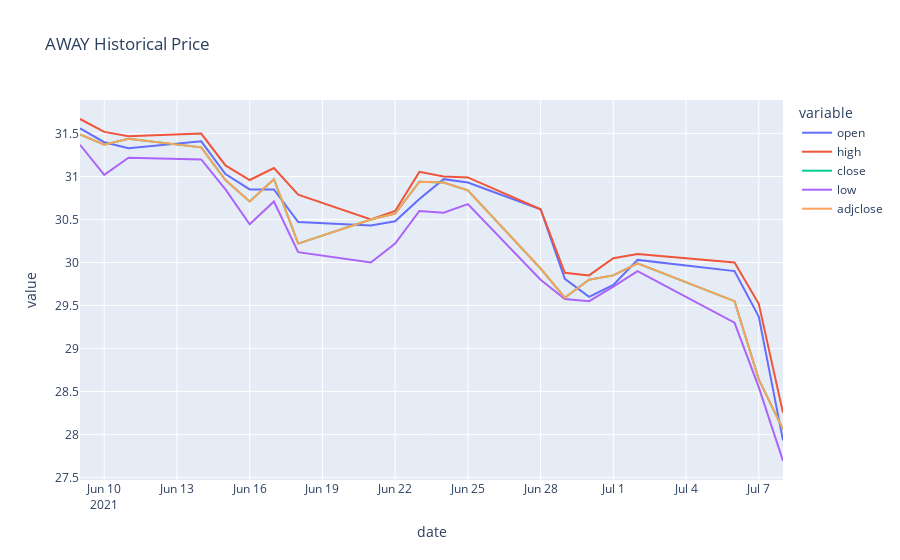
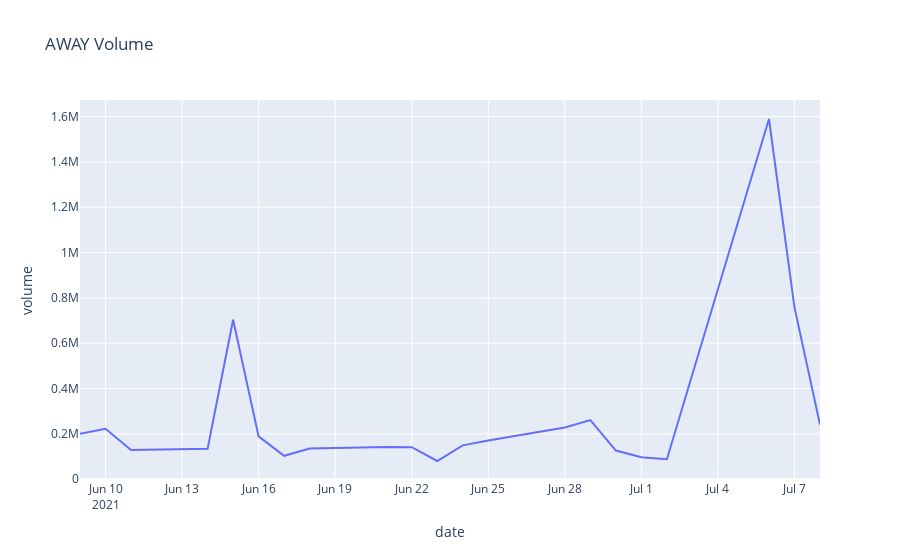

Write notebook code for charts like these, in order.
### Code cell
get_etf_holding('AWAY', '1mo')

### Figure 1 — Plotly figure (JSON) as saved in the notebook; plotly's stock layout.template omitted (floating-point values rounded to 4 significant figures)
{"data": [{"hovertemplate": "variable=open<br>date=%{x}<br>value=%{y}<extra></extra>", "legendgroup": "open", "line": {"color": "#636efa", "dash": "solid"}, "mode": "lines", "name": "open", "orientation": "v", "showlegend": true, "type": "scatter", "x": ["2021-06-09", "2021-06-10", "2021-06-11", "2021-06-14", "2021-06-15", "2021-06-16", "2021-06-17", "2021-06-18", "2021-06-21", "2021-06-22", "2021-06-23", "2021-06-24", "2021-06-25", "2021-06-28", "2021-06-29", "2021-06-30", "2021-07-01", "2021-07-02", "2021-07-06", "2021-07-07", "2021-07-08"], "xaxis": "x", "y": [31.56, 31.4, 31.33, 31.41, 31.03, 30.85, 30.85, 30.47, 30.43, 30.48, 30.74, 30.97, 30.93, 30.62, 29.81, 29.6, 29.74, 30.03, 29.9, 29.37, 27.93], "yaxis": "y"}, {"hovertemplate": "variable=high<br>date=%{x}<br>value=%{y}<extra></extra>", "legendgroup": "high", "line": {"color": "#EF553B", "dash": "solid"}, "mode": "lines", "name": "high", "orientation": "v", "showlegend": true, "type": "scatter", "x": ["2021-06-09", "2021-06-10", "2021-06-11", "2021-06-14", "2021-06-15", "2021-06-16", "2021-06-17", "2021-06-18", "2021-06-21", "2021-06-22", "2021-06-23", "2021-06-24", "2021-06-25", "2021-06-28", "2021-06-29", "2021-06-30", "2021-07-01", "2021-07-02", "2021-07-06", "2021-07-07", "2021-07-08"], "xaxis": "x", "y": [31.67, 31.52, 31.47, 31.5, 31.13, 30.96, 31.1, 30.79, 30.5, 30.6, 31.06, 31, 30.99, 30.62, 29.88, 29.85, 30.05, 30.1, 30, 29.52, 28.25], "yaxis": "y"}, {"hovertemplate": "variable=close<br>date=%{x}<br>value=%{y}<extra></extra>", "legendgroup": "close", "line": {"color": "#00cc96", "dash": "solid"}, "mode": "lines", "name": "close", "orientation": "v", "showlegend": true, "type": "scatter", "x": ["2021-06-09", "2021-06-10", "2021-06-11", "2021-06-14", "2021-06-15", "2021-06-16", "2021-06-17", "2021-06-18", "2021-06-21", "2021-06-22", "2021-06-23", "2021-06-24", "2021-06-25", "2021-06-28", "2021-06-29", "2021-06-30", "2021-07-01", "2021-07-02", "2021-07-06", "2021-07-07", "2021-07-08"], "xaxis": "x", "y": [31.49, 31.37, 31.44, 31.34, 30.96, 30.71, 30.97, 30.22, 30.5, 30.57, 30.94, 30.93, 30.84, 29.93, 29.59, 29.8, 29.85, 29.99, 29.55, 28.64, 28.06], "yaxis": "y"}, {"hovertemplate": "variable=low<br>date=%{x}<br>value=%{y}<extra></extra>", "legendgroup": "low", "line": {"color": "#ab63fa", "dash": "solid"}, "mode": "lines", "name": "low", "orientation": "v", "showlegend": true, "type": "scatter", "x": ["2021-06-09", "2021-06-10", "2021-06-11", "2021-06-14", "2021-06-15", "2021-06-16", "2021-06-17", "2021-06-18", "2021-06-21", "2021-06-22", "2021-06-23", "2021-06-24", "2021-06-25", "2021-06-28", "2021-06-29", "2021-06-30", "2021-07-01", "2021-07-02", "2021-07-06", "2021-07-07", "2021-07-08"], "xaxis": "x", "y": [31.37, 31.02, 31.22, 31.2, 30.85, 30.44, 30.71, 30.12, 30, 30.22, 30.6, 30.58, 30.68, 29.8, 29.58, 29.55, 29.72, 29.9, 29.3, 28.55, 27.69], "yaxis": "y"}, {"hovertemplate": "variable=adjclose<br>date=%{x}<br>value=%{y}<extra></extra>", "legendgroup": "adjclose", "line": {"color": "#FFA15A", "dash": "solid"}, "mode": "lines", "name": "adjclose", "orientation": "v", "showlegend": true, "type": "scatter", "x": ["2021-06-09", "2021-06-10", "2021-06-11", "2021-06-14", "2021-06-15", "2021-06-16", "2021-06-17", "2021-06-18", "2021-06-21", "2021-06-22", "2021-06-23", "2021-06-24", "2021-06-25", "2021-06-28", "2021-06-29", "2021-06-30", "2021-07-01", "2021-07-02", "2021-07-06", "2021-07-07", "2021-07-08"], "xaxis": "x", "y": [31.49, 31.37, 31.44, 31.34, 30.96, 30.71, 30.97, 30.22, 30.5, 30.57, 30.94, 30.93, 30.84, 29.93, 29.59, 29.8, 29.85, 29.99, 29.55, 28.64, 28.06], "yaxis": "y"}], "layout": {"legend": {"title": {"text": "variable"}, "tracegroupgap": 0}, "title": {"text": "AWAY Historical Price"}, "xaxis": {"anchor": "y", "domain": [0, 1], "title": {"text": "date"}}, "yaxis": {"anchor": "x", "domain": [0, 1], "title": {"text": "value"}}}}

### Figure 2 — Plotly figure (JSON) as saved in the notebook; plotly's stock layout.template omitted (floating-point values rounded to 4 significant figures)
{"data": [{"hovertemplate": "date=%{x}<br>volume=%{y}<extra></extra>", "legendgroup": "", "line": {"color": "#636efa", "dash": "solid"}, "mode": "lines", "name": "", "orientation": "v", "showlegend": false, "type": "scatter", "x": ["2021-06-09", "2021-06-10", "2021-06-11", "2021-06-14", "2021-06-15", "2021-06-16", "2021-06-17", "2021-06-18", "2021-06-21", "2021-06-22", "2021-06-23", "2021-06-24", "2021-06-25", "2021-06-28", "2021-06-29", "2021-06-30", "2021-07-01", "2021-07-02", "2021-07-06", "2021-07-07", "2021-07-08"], "xaxis": "x", "y": [200900, 222800, 129200, 133900, 703700, 188900, 103300, 135700, 141900, 141400, 80300, 149200, 170500, 228400, 261100, 126400, 97100, 87800, 1589600, 758200, 240785], "yaxis": "y"}], "layout": {"legend": {"tracegroupgap": 0}, "title": {"text": "AWAY Volume"}, "xaxis": {"anchor": "y", "domain": [0, 1], "title": {"text": "date"}}, "yaxis": {"anchor": "x", "domain": [0, 1], "title": {"text": "volume"}}}}
